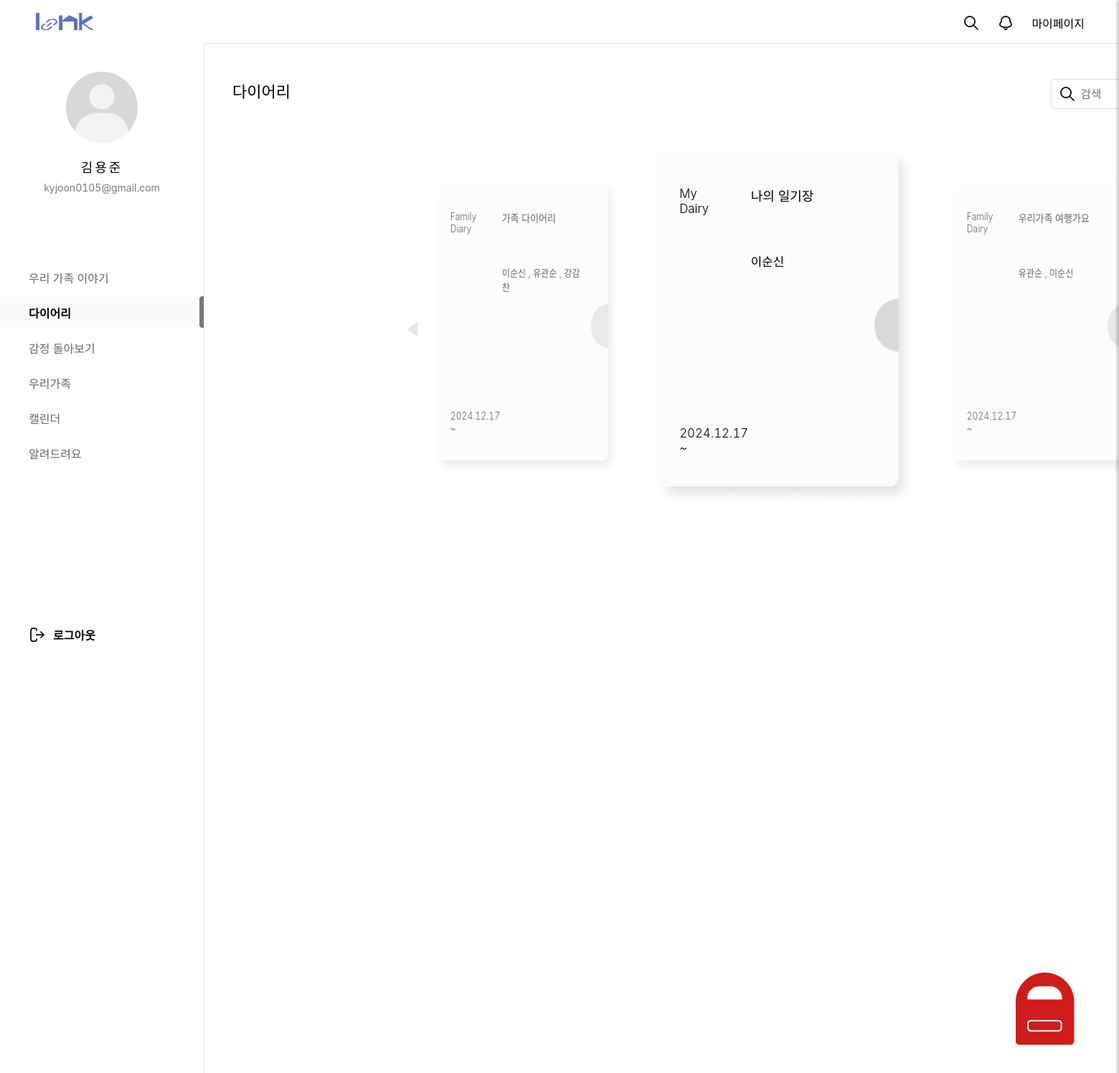
/diary/diaryHome/ (signed in), run on an earlier commit of the app's database.
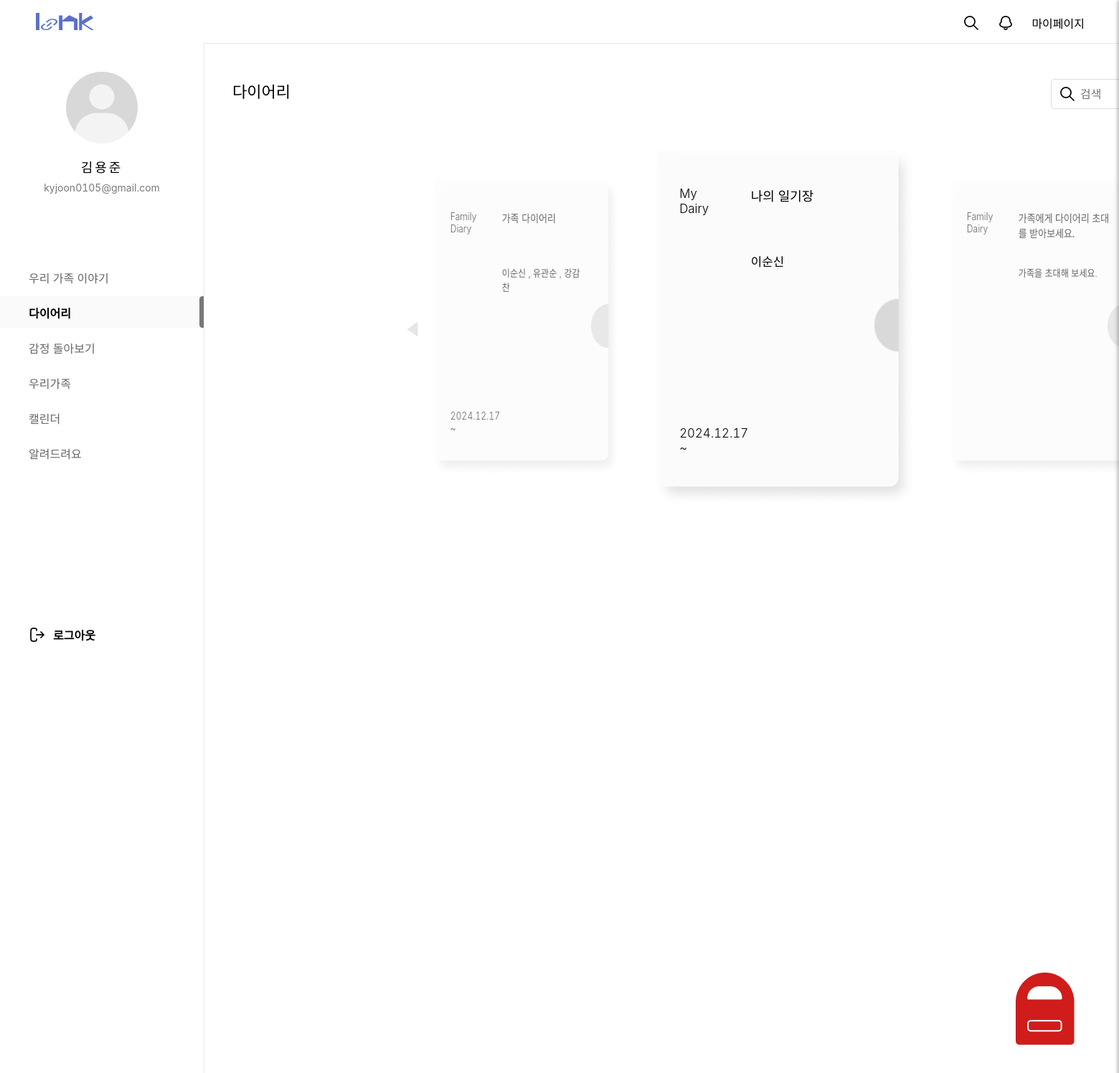
And on a later commit of the database.
### diary/models.py (models this page shows)
class GroupDiary(models.Model):
  gno = models.IntegerField(default=0, null=False)
  member = models.ForeignKey(Member,on_delete=models.DO_NOTHING, null=False)
  gtitle = models.CharField(max_length=200)
  gName = models.CharField(max_length=100, null=False, default="우리 가족") # 그룹이름
  created_at = models.DateTimeField(auto_now_add=True)
  role = models.IntegerField(default=1)
  def __str__(self):
    return f"{self.gno},{self.member.id},{self.gtitle},{self.gName},{self.created_at}"

### loginpage/models.py (models this page shows)
class Member(models.Model):
  id = models.CharField(max_length=50,primary_key=True)
  pw = models.CharField(max_length=100)
  name = models.CharField(max_length=100)
  nicName = models.CharField(max_length=100,default='123')
  mail = models.EmailField(max_length=100)
  birthday = models.CharField(max_length=100)
  gender = models.CharField(max_length=10,choices=[('남자', '남자'), ('여자', '여자')])
  mdate = models.DateTimeField(auto_now=True)
  created_group = models.OneToOneField(
        'diary.GroupDiary',  # '앱이름.모델이름' 형식
        on_delete=models.SET_NULL,
        null=True,
        blank=True,
        related_name='creator'
    )
  joined_group = models.ForeignKey(
        'diary.GroupDiary',  # '앱이름.모델이름' 형식
        on_delete=models.SET_NULL,
        null=True,
        blank=True,
        related_name='members'
    )
  def __str__(self):
    return f"{self.id},{self.name},{self.mdate},{self.created_group},{self.joined_group}"

### diary/views.py (the view, shortened to what this page needs)
# urls.py: path('diaryHome/', views.diaryHome, name="diaryHome"),
def diaryHome(request):
  id = request.session.get('session_id')
  name = request.session.get('session_name')
  qs_group = GroupDiary.objects.filter(member=id)
  qs_createdDiary = GroupDiary.objects.filter(Q(member__id=id) & Q(role=1))
  c_context = {} #변수
  if qs_createdDiary:
    qs_joinedMem = GroupDiary.objects.filter(gno=qs_createdDiary[0].gno, role=2)
    if qs_joinedMem:
      c_context = {"creator":qs_createdDiary[0], "user_name":name, "joined_members":qs_joinedMem}
      print("있음",c_context)
    else:
      c_context = {"creator":qs_createdDiary[0], "user_name":name,}
      print("없음",c_context)
  qs_joinedDiary = GroupDiary.objects.filter(Q(member__id=id) & Q(role=2))
  if qs_joinedDiary:
    gno = qs_joinedDiary[0].gno
    qs_cMem = Member.objects.filter(created_group__gno=gno).first()
    jmems = []
    for jmem in qs_joinedDiary:
      member = jmem.member
      j = Member.objects.get(id=member.id)
      jmems.append(j.name)
    c_context['cMem'] = qs_cMem
    c_context['join_d'] = list(qs_joinedDiary)
    c_context['joined_names'] = jmems
  qs_pDiary = MdiaryBoard.objects.get(id=id)
  c_context['pDiary'] = qs_pDiary
  c_context['group'] = qs_group
  print("c_context : ",c_context)
  return render(request,'diaryHome.html',c_context)

### diary/models.py (called while the page is built)
  def __str__(self):
    return f"{self.mno},{self.id.id},{self.id.nicName},{self.mtitle},{self.mdate}"

### diary/templates/diaryHome.html (shortened to what the changed rows need)
{% load static %}
<!DOCTYPE html>
<html lang="ko">
<head>
  <link rel="stylesheet" href="{% static '/css/diary/diary_home.css'%}">
  <link rel="stylesheet" href="{% static '/css/home/main.css'%}">
  <link rel="stylesheet" href="{% static '/css/home/main.css'%}">
  <link rel="stylesheet" as="style" crossorigin href="https://cdn.jsdelivr.net/gh/orioncactus/pretendard@v1.3.9/dist/web/variable/pretendardvariable.min.css" />
</head>
</head>
<body>
<div id="top_nav">
  <h1><a href="/main/index/"></a></h1>
</div>
<div id="all_area">
  <div id="main_area">
  <div class="carousel">
    <div class="image-container">
      <div class="card"><a href="#"><img src="/static/images/diary/diary.png" alt="">
        <div id="dFirst_area">
          <div class="diary_title">
            {% if join_d %}
            <p>{{ join_d.0.gtitle }}</p>
            {% else %}
            <p>가족에게 다이어리 초대를 받아보세요.</p>
            {% endif %}
          </div>
        </div>
        <div class="diary_member">
          <p>
            {% if join_d %}
            {{ cMem.name }}
            {% for name in joined_names %}
            , {{ name }}
            {% endfor %}
            {% else %}
            가족을 초대해 보세요.
            {% endif %}
          </p>
        </div>
        <div class="diary_date">
          {% if join_d %}
          <p>{{ join_d.0.created_at|date:"Y.m.d" }} ~</p>
          {% else %}
          <p></p>
          {% endif %}
        </div>
      </a></div>
    </div>
  </div>
  </div>
</body>
</html>

What changed in the data, as far as the page shows it:
removed GroupDiary: gtitle "우리가족 여행가요", created_at "2024.12.17"
no longer on this page (row edited): Member: name "유관순"
no longer on this page (row edited): Member: joined_names "이순신"
Also different on the page:
text now shown: "가족에게 다이어리 초대를 받아보세요. 가족을 초대해 보세요."
